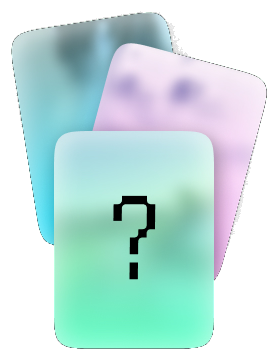
#> input picture img/n_mix_stack.png, 275 x 360 px
$ python make_mix_faces.py
#> lines starting #> are read from the running program, lines starting #| are printed output that depends on the picture; after the words box and inside, x2 and y2 are one past the last pixel; in counts of white or black regions, pixels touching at a corner belong together
# 운세 겹쳐보기: 물음표 묶음(n_mix_stack) 속 세 장의 자리·기울기를 펼친 카드(n_mix_item·place·music)에 맞춰
# ① 겹친 자리로 보내는 transform 값(--tx --ty --r --s)을 계산하고
# ② 각 카드가 겹쳐 있을 때 보일 '앞면'(묶음 그림에서 그 카드 부분, 가려진 곳은 흐린 자기 그림으로 메움)을 만듦
# → 묶음 그림이 사라지고 새 카드가 나타나는 대신, 뭉쳐 있던 카드가 그대로 펼쳐짐
import numpy as np
from PIL import Image, ImageFilter
D = 'img'
STACK_AT = (70, 320)                 # n_mix_stack 화면 위치
# 묶음 속 카드 (묶음 그림 좌표: 중심 x, y, 기울기 deg, 카드 폭) — 실제 카드 모양을 묶음 그림에 맞춰 찾은 값
IN_STACK = {'item': (103, 127.5, -9), 'music': (167, 163, 15), 'place': (135, 239.5, 0)}
CARD_W = 160
ELEM = {'item': (30, 80), 'place': (160, 228), 'music': (70, 448)}   # 펼친 카드 img 위치 (left, top)
ORDER = ['item', 'music', 'place']   # 묶음에서 아래 → 위

def rect(mask):                      # 회전된 카드 사각형: 기울기·폭·높이·중심
    ys, xs = np.nonzero(mask); P = np.stack([xs, ys], 1).astype(float); c = P.mean(0); Q = P - c; best = None
    for deg in np.arange(-45, 45, .1):
        t = np.radians(deg); u = Q[:, 0] * np.cos(t) + Q[:, 1] * np.sin(t); v = -Q[:, 0] * np.sin(t) + Q[:, 1] * np.cos(t)
        w, h = np.ptp(u), np.ptp(v)
        if best is None or w * h < best[0]: best = (w * h, deg, w, h, (u.max() + u.min()) / 2, (v.max() + v.min()) / 2)
    _, deg, w, h, ou, ov = best; t = np.radians(deg)
    return deg, w, h, c[0] + ou * np.cos(t) - ov * np.sin(t), c[1] + ou * np.sin(t) + ov * np.cos(t)

stack = Image.open(f'{D}/n_mix_stack.png').convert('RGBA')
#> stack is the input picture: PIL image 275x360 RGBA; mean R, G, B, A 114.5, 160, 144.5, 164.3
cards, aff, RECT = {}, {}, {}
for k in ORDER:
    im = Image.open(f'{D}/n_mix_{k}.png').convert('RGBA'); w, h = im.size
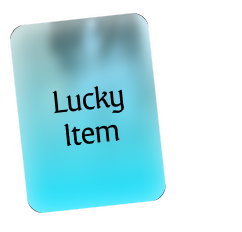
#> input picture img/n_mix_item.png, 242 x 232 px
#> further down, im is the input picture: PIL image 242x232 RGBA; mean R, G, B, A 69.9, 114.3, 121.2, 118.2
#> after `w, h = im.size`: w = 242; h = 232
    deg, cw, ch, icx, icy = rect(np.asarray(im)[:, :, 3] > 128); RECT[k] = (deg, cw, ch, icx, icy)
#> in rect, `ys, xs = np.nonzero(mask)`:
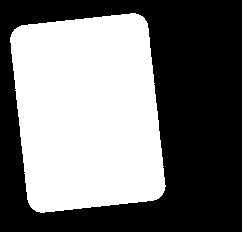
#> mask: shape (232, 242) bool; 46.3% white; 1 white region, box (x1, y1, x2, y2) and area: (10, 13, 166, 213) 26006
#> in rect, `P = np.stack([xs, ys], 1).astype(float)`: P = 26006 pairs, first value 10 to 165, second value 13 to 212
#> in rect, `c = P.mean(0)`: c = [87.32, 112.5]
#> in rect, `Q = P - c`: Q = 26006 pairs, first value -77.32 to 77.68, second value -99.47 to 99.53
#> the loop in rect, `for deg in np.arange(-45, 45, .1):` made 900 passes
#> (w, h, best) on passes 1 to 11: (213.5, 221.3, (47263, -45, 213.5, 221.3, 0.108, -0.206)), (213.5, 221.4, (47249.2, -44.9, 213.5, 221.4, 0.107, -0.203)), (213.4, 221.4, (47235.2, -44.8, 213.4, 221.4, 0.106, -0.2)), (213.3, 221.4, (47220.8, -44.7, 213.3, 221.4, 0.105, -0.198)), (213.2, 221.4, (47206.2, -44.6, 213.2, 221.4, 0.104, -0.195)), (213.1, 221.5, (47191.2, -44.5, 213.1, 221.5, 0.103, -0.192)), (213, 221.5, (47176, -44.4, 213, 221.5, 0.103, -0.189)), (212.9, 221.5, (47160.4, -44.3, 212.9, 221.5, 0.102, -0.186)), (212.8, 221.5, (47144.6, -44.2, 212.8, 221.5, 0.101, -0.183)), (212.7, 221.6, (47128.5, -44.1, 212.7, 221.6, 0.0996, -0.18)), (212.6, 221.6, (47112.1, -44, 212.6, 221.6, 0.0986, -0.177))
#> after the loop in rect, `for deg in np.arange(-45, 45, .1):`: best = (26226, -6.2, 139, 188.7, -0.00599, 0.00398)
#> in rect, `_, deg, w, h, ou, ov = best`: deg = -6.2; w = 139; h = 188.7; ou = -0.00599; ov = 0.00398
#> in rect, `t = np.radians(deg)`: t = -0.108
#> after `deg, cw, ch, icx, icy = rect(np.asarray(im)[:, :, 3] > 128)`: deg = -6.2; cw = 139; ch = 188.7; icx = 87.31; icy = 112.5
    sx, sy, sdeg = IN_STACK[k]; s = CARD_W / cw; r = sdeg - deg
#> after `s = CARD_W / cw`: s = 1.15
#> after `r = sdeg - deg`: r = -2.8
    t = np.radians(r); R = np.array([[np.cos(t), -np.sin(t)], [np.sin(t), np.cos(t)]])
#> after `t = np.radians(r)`: t = -0.0489
#> after `R = np.array([[np.cos(t), -np.sin(t)], [np.sin(t), np.cos(t)]])`: R = [[0.999, 0.0488], [-0.0488, 0.999]]
    L, T = ELEM[k]; ec = np.array([L + w / 2, T + h / 2]); o = np.array([icx - w / 2, icy - h / 2])
#> after `ec = np.array([L + w / 2, T + h / 2])`: ec = [151, 196]
#> after `o = np.array([icx - w / 2, icy - h / 2])`: o = [-33.69, -3.52]
    target = np.array([STACK_AT[0] + sx, STACK_AT[1] + sy])
    tr = target - ec - s * R @ o
#> tr = [60.94, 253.7]
    print(f'{k}: --tx:{tr[0]:.1f}px;--ty:{tr[1]:.1f}px;--r:{r:.1f}deg;--s:{s:.4f}')
#| item: --tx:60.9px;--ty:253.7px;--r:-2.8deg;--s:1.1514
    # 카드 그림 좌표 → 묶음 그림 좌표 (아핀)
    A = s * R; off = ec + tr - A @ np.array([w / 2, h / 2]) - np.array(STACK_AT)
#> after `A = s * R`: A = [[1.15, 0.0562], [-0.0562, 1.15]]
#> after `off = ec + tr - A @ np.array([w / 2, h / 2]) - np.array(STACK_AT)`: off = [-3.74, 3.06]
#> (the run stopped early here; a loop or call above may not have finished)
